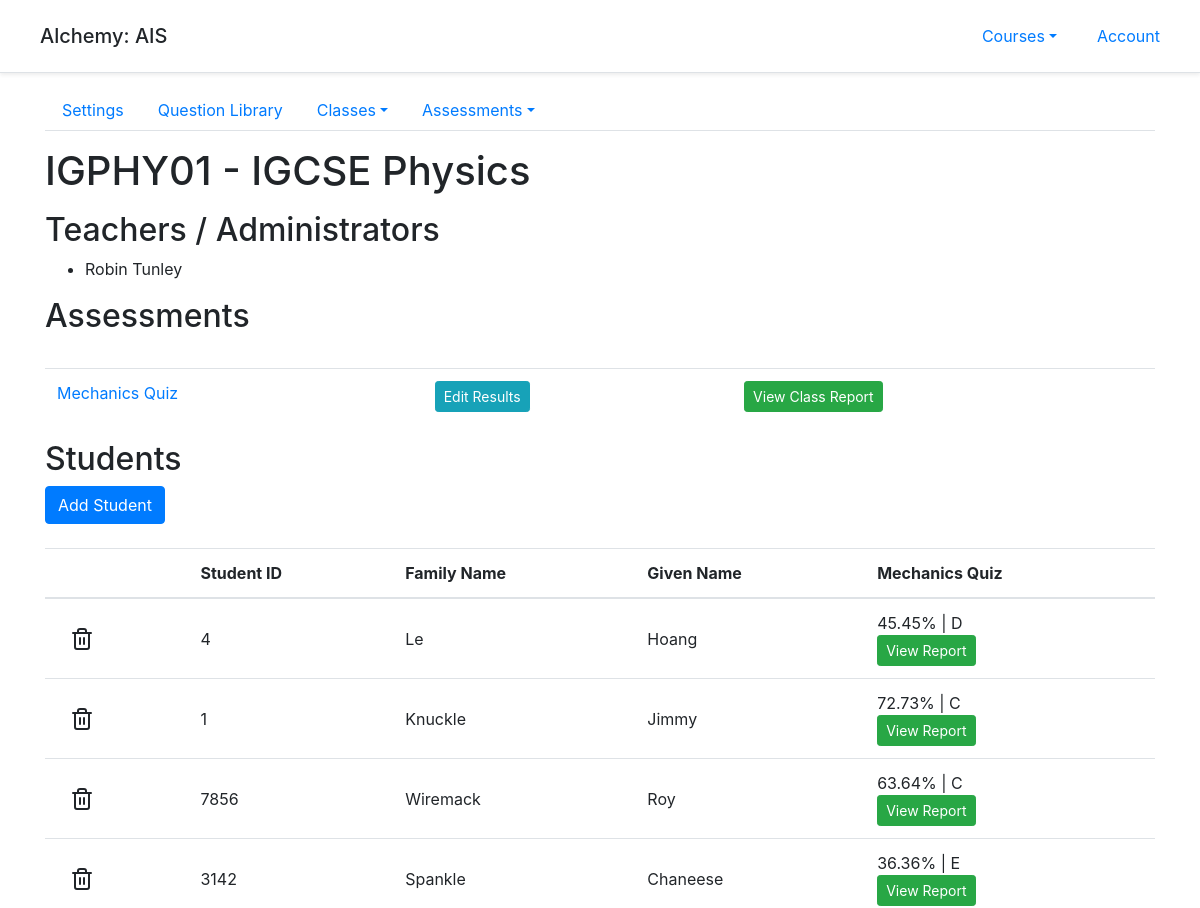
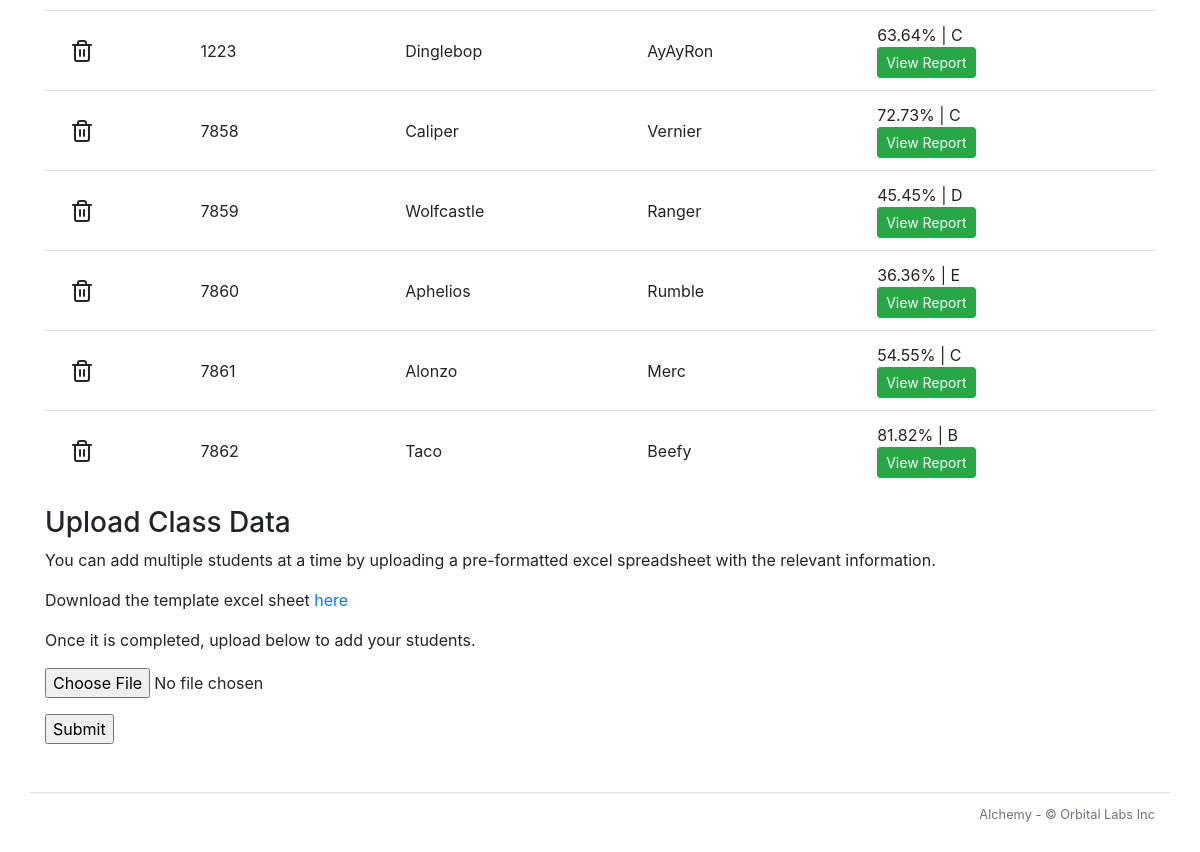
The app's page /course/3/clazz/1/ with its own data (2 pictures, top to bottom).
### alchemy/models.py (models this page shows, shortened)
class Account(db.Model):
    __tablename__ = 'account'
    id = db.Column(db.Integer, primary_key=True)
    name = db.Column(db.String(50))
    courses = db.relationship('Course', backref='account')

class Clazz(db.Model):
    __tablename__ = 'clazz'
    id = db.Column(db.Integer, primary_key=True)
    code = db.Column(db.String(20), nullable=False)
    course_id = db.Column(db.Integer, db.ForeignKey('course.id'))
    users = db.relationship('User', secondary=clazzes_users, back_populates='clazzes')

class Course(db.Model):
    __tablename__ = 'course'
    id = db.Column(db.Integer, primary_key=True)
    name = db.Column(db.String(20), nullable=False)
    account_id = db.Column(db.Integer, db.ForeignKey('account.id'))
    questions = db.relationship('Question', backref = 'q_course')
    tags = db.relationship('Tag', backref='tag_course')
    clazzes = db.relationship('Clazz', backref='course')
    papers = db.relationship('Paper', backref='course')
    grade_levels = db.relationship('GradeLevel', backref='grade_levels')

class User(db.Model):
    __tablename__ = 'user'
    id = db.Column(db.Integer, primary_key=True)
    given_name = db.Column(db.String(20), nullable=False)
    family_name = db.Column(db.String(20), nullable=False)
    access_id = db.Column(db.Integer, db.ForeignKey('access_level.id'), nullable=False)
    clazzes = db.relationship('Clazz', secondary=clazzes_users, back_populates='users')
    scores = db.relationship('Score', backref='user')

class Paper(db.Model):
    __tablename__ = 'paper'
    id = db.Column(db.Integer, primary_key=True)
    title = db.Column(db.String(50), nullable=False)
    scores = db.relationship('Score', backref='paper')
    paper_questions = db.relationship('PaperQuestion', back_populates='paper')
    course_id = db.Column(db.Integer, db.ForeignKey('course.id'))
    @sqlalchemy.orm.reconstructor
    def __paper_construct__(self):
        self.build_profile()
    def ordered_paper_questions(self):
        return db.session.query(PaperQuestion).filter_by(paper_id=self.id).order_by(PaperQuestion.order_number).all()
    def build_profile(self):
        self.profile = paper_profile.PaperProfile()
        self.profile.total_questions = len(self.paper_questions)
        tag_list = []
        for paper_question in self.paper_questions:
            self.profile.total_points += paper_question.question.points
            for t in paper_question.question.tags:
                if t not in tag_list:
                    tag_list.append(t)
        for t in tag_list:
            new_tag_profile = paper_profile.build_tag_profile(self, t)
            new_tag_profile.calculate_q_percentage(self.profile)
            new_tag_profile.calculate_p_percentage(self.profile)
            self.profile.tag_profile_list.append(new_tag_profile)
    def check_clazz_scores(self, clazz):
        clazz_id = clazz.id
        scores = Score.query.filter_by(paper_id = self.id).all()
        clazz_scores = []
        for s in scores:
            student_id = s.user_id
            student = User.query.get_or_404(student_id)
            if clazz in student.clazzes:
                clazz_scores.append(s)
        for s in clazz_scores:
            if s == None:
                self.has_all_scores = False
            else:
                self.has_all_scores = True

### alchemy/views/clazz.py (the view)
@bp_clazz.route('/')
def index():
    for p in g.course.papers:
        p.check_clazz_scores(g.clazz)
    return flask.render_template('course/clazz/index.html', profiles = get_student_profiles(g.clazz))

### alchemy/score_manager.py (called while the page is built)
def make_student_paper_scoreset(student, paper):
    score_list = []
    for paper_question in paper.ordered_paper_questions():
        score = models.Score.query.filter_by(paper_id = paper.id, user_id = student.id, question_id = paper_question.question_id).first()
        if not score:
            score = None
        score_list.append(score)
    student_scoreset = StudentScoreSet(student, score_list, paper)
    return student_scoreset

    def calculate_total(self):
        for score in self.score_list:
            if score is not None and score.value is not None:
                self.total += score.value
                self.has_all_scores = True

    def calculate_percentage(self):
        paper_total = 0
        for paper_question in self.paper.paper_questions:
            paper_total += paper_question.question.points
        self.percentage = round(self.total/paper_total*100, 2)

    def determine_grade(self):
        grade_levels = self.paper.course.grade_levels
        for gl in grade_levels:
            if self.percentage >= gl.lower_bound and self.percentage < gl.upper_bound:
                self.grade = gl.grade

    def build_self(self):
        self.calculate_total()
        self.calculate_percentage()
        self.determine_grade()

### alchemy/summary_profiles.py (called while the page is built)
def make_student_course_profile(student, course):
    scoreset_list = []
    for p in course.papers:
        if len(p.paper_questions) != 0:
            student_paper_scoreset = score_manager.make_student_paper_scoreset(student, p)
            scoreset_list.append(student_paper_scoreset)
    student_profile = StudentCourseProfile(student, scoreset_list)
    return student_profile

### alchemy/views/account.py (called while the page is built)
@bp_account.url_defaults
def bp_account_url_defaults(endpoint, values):
    if 'account_id' not in values:
        values['account_id'] = g.account.id

### alchemy/views/clazz.py (called while the page is built)
@bp_clazz.url_value_preprocessor
def url_value_preprocessor(endpoint, values):
    g.clazz = models.Clazz.query.get_or_404(values.pop('clazz_id'))

@bp_clazz.url_defaults
def url_defaults(endpoint, values):
    if 'clazz_id' not in values:
        values['clazz_id'] = g.clazz.id

@bp_clazz.before_request
def before_request():
    g.html_title = f'Class - {g.clazz.code}'

def get_student_profiles(clazz):
    student_course_profile_list = []
    for u in clazz.users:
        if u.access_id ==3:
            new_course_profile = summary_profiles.make_student_course_profile(u, clazz.course)
            student_course_profile_list.append(new_course_profile)
    return student_course_profile_list

### alchemy/templates/course/clazz/index.html (shortened to what this page needs)
{% extends "course/course_layout.html" %}
{% block course_main_content %}
<main role="main">
  <h1 class="my-3">{{ g.clazz.code }} - {{ g.course.name }}</h1>
  <h2>Teachers / Administrators</h2>
  <ul>
    {% for user in g.clazz.users %}
      {% if user.access_id != 3 %}
      <li>{{user.given_name}} {{user.family_name}}</li>
      {% endif %}
    {% endfor %}
  </ul>
  <h2>Assessments</h2>
  <br>
  <table class="table table-hover">
    {% for paper in g.course.papers %}
      <tr>
        <td><a href="{{ url_for('course.paper.index', paper_id = paper.id)}}">{{ paper.title }}</a></td>
        <td>
          {% if (paper.paper_questions | length) != 0 %}
            <a class="btn btn-info btn-sm" href="{{ url_for('course.clazz.paper_results', paper_id = paper.id)}}">Edit Results</a>
          {% endif %}
        </td>
        <td>
          {% if (paper.paper_questions | length) != 0 %}
            {% if paper.has_all_scores %}
              <a class="btn btn-success btn-sm" target="_blank" href="{{ url_for('course.clazz.paper_report', paper_id = paper.id)}}">View Class Report</a>
            {% else %}
              <a class="btn btn-success btn-sm disabled" target="_blank" href="{{ url_for('course.clazz.paper_report', paper_id = paper.id)}}">View Class Report</a>
            {% endif %}
          {% endif %}
        </td>
      </tr>
    {% endfor %}
  </table>
  <h2>Students</h2>
  <button type="button" class="btn btn-primary" data-toggle="modal" data-target="#add_student">
  Add Student
  </button>
  <br>
  <br>
  <table class="table table-hover">
    <thead>
      <th></th>
      <th>Student ID</th>
      <th>Family Name</th>
      <th>Given Name</th>
      {% for paper in g.course.papers %}
        <th>{{ paper.title }}</th>
      {% endfor %}
    </thead>
    {% for profile in profiles %}
      <tr>
        <td class="align-middle">
          <a class="btn btn-link" aria-label="Delete question btn-sm">
            <span data-feather="trash-2"></span>
          </a>
        </td>
        <td class="align-middle">{{ profile.student.id }}</td>
        <td class="align-middle">{{ profile.student.family_name }}</td>
        <td class="align-middle">{{ profile.student.given_name }}</td>
        {% for s in profile.scoreset_list %}
          {% if s.has_all_scores %}
            <td>{{ s.percentage }}% | {{ s.grade }}  <br><a class="btn btn-success btn-sm" target="_blank" href="{{ url_for('course.clazz.student_paper_report', student_id = profile.student.id, paper_id = s.paper.id) }}" >View Report</a></td>
          {% else %}
            <td>{{ s.percentage }}% | {{ s.grade }}  <br><a class="btn btn-success btn-sm disabled" href="{{ url_for('course.clazz.student_paper_report', student_id = profile.student.id, paper_id = s.paper.id) }}" >View Report</a></td>
          {% endif %}
        {% endfor %}
      </tr>
    {% endfor %}
  </table>
  <h3>Upload Class Data</h3>
  <p>You can add multiple students at a time by uploading a pre-formatted excel spreadsheet with the relevant information.</p>
  <p>Download the template excel sheet <a href="{{ url_for('course.clazz.download_excel') }}">here</a></p>
  <p>Once it is completed, upload below to add your students.</p>
  <form method="post" action="{{ url_for('course.clazz.upload_excel')}}" enctype="multipart/form-data">
    <dl>
      <p>
        <input type="file" name="file" autocomplete="off" required>
      </p>
    </dl>
    <p>
      <input type="submit" value="Submit">
    </p>
  </form>
</main>
{% endblock course_main_content %}

### alchemy/templates/course/course_layout.html (shortened to what this page needs)
{% include "layout_start.html" %}
<div class="container">
  <ul class="nav nav-tabs">
    <li class="nav-item">
      <a class="nav-link {{ 'active' if request.endpoint == 'course.index' }}" href="{{ url_for('course.index', course_id=g.course.id) }}">Settings</a>
    </li>
    <li class="nav-item">
      <a class="nav-link {{ 'active' if request.endpoint == 'course.library.index' }}" href="{{ url_for('course.library.index') }}">Question Library</a>
    </li>
    <li class="nav-item dropdown">
      <a class="nav-link dropdown-toggle" data-toggle="dropdown" href="#" role="button" aria-haspopup="true" aria-expanded="false">Classes</a>
    </li>
    <li class="nav-item dropdown">
      <a class="nav-link dropdown-toggle {{ 'active' if request.endpoint == 'course.paper.index' or request.endpoint == 'course.paper.edit' }}" data-toggle="dropdown" href="#" role="button" aria-haspopup="true" aria-expanded="false">Assessments</a>
    </li>
  </ul>
  {% block course_main_content %}
  {% endblock course_main_content %}
</div>
{% import "course/paper_new_or_edit_macro.html" as paper_create_modal %}
{% include "layout_end.html" %}

### alchemy/templates/layout_start.html (shortened to what this page needs)
<!doctype html>
<html lang="en">
  <head>
      <link rel="stylesheet" href="https://stackpath.bootstrapcdn.com/bootstrap/4.5.0/css/bootstrap.min.css">
      <link rel="stylesheet" type="text/css" href="{{ url_for('static', filename='card-body.css') }}">
    </head>
    <body>
      <div class="d-flex flex-column flex-md-row align-items-center p-3 px-md-4 mb-3 bg-white border-bottom shadow-sm">
        <h5 class="my-1 ml-3 mr-md-auto">Alchemy: {{ g.account.name }}</h5>
        <ul class="nav nav-pills">
          <li class="nav-item dropdown mr-2">
            <a class="nav-link dropdown-toggle" data-toggle="dropdown" href="#" role="button" aria-haspopup="true" aria-expanded="false">Courses</a>
          </li>
          <li class="nav-item">
            <a class="nav-link {{ 'active' if request.endpoint == 'bp_account.index' }}" href="{{ url_for('bp_account.index')}}">Account</a>
          </li>
        </ul>
      </div>

### alchemy/templates/layout_end.html (shortened to what this page needs)
    <footer class="pt-2 my-5 border-top container text-right">
        <small class="text-muted">Alchemy - &copy; Orbital Labs Inc</small>
    </footer>
  </body>
</html>

### records on screen
Account: account.name "AIS"
Clazz: clazz.code "IGPHY01"
Course: course.name "IGCSE Physics"
User: given_name "Robin", family_name "Tunley"
Paper: title "Mechanics Quiz"
User: student.id "4", student.family_name "Le", student.given_name "Hoang"
User: student.id "1", student.family_name "Knuckle", student.given_name "Jimmy"
User: student.id "7856", student.family_name "Wiremack", student.given_name "Roy"
User: student.id "3142", student.family_name "Spankle", student.given_name "Chaneese"
User: student.id "1223", student.family_name "Dinglebop", student.given_name "AyAyRon"
User: student.id "7858", student.family_name "Caliper", student.given_name "Vernier"
User: student.id "7859", student.family_name "Wolfcastle", student.given_name "Ranger"
User: student.id "7860", student.family_name "Aphelios", student.given_name "Rumble"
User: student.id "7861", student.family_name "Alonzo", student.given_name "Merc"
User: student.id "7862", student.family_name "Taco", student.given_name "Beefy"

### other values on screen
{{ s.percentage }} "45.45" "72.73" "63.64" "36.36" "63.64" "72.73" "45.45" "36.36" "54.55" "81.82"
{{ s.grade }} "D" "C" "C" "E" "C" "C" "D" "E" "C" "B"
